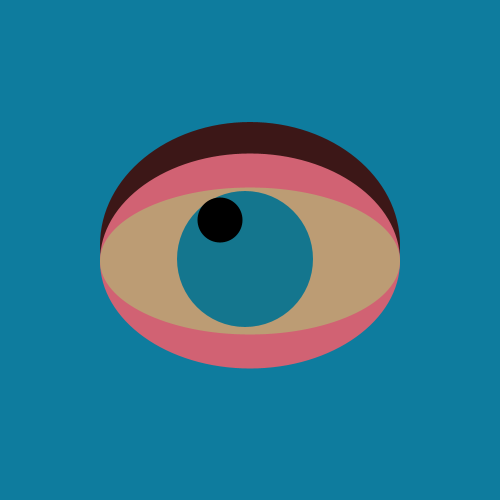
Frame 1 (no input)
Frame 60 (the mouse pressed at the canvas centre just before this capture): identical to frame 1, image omitted
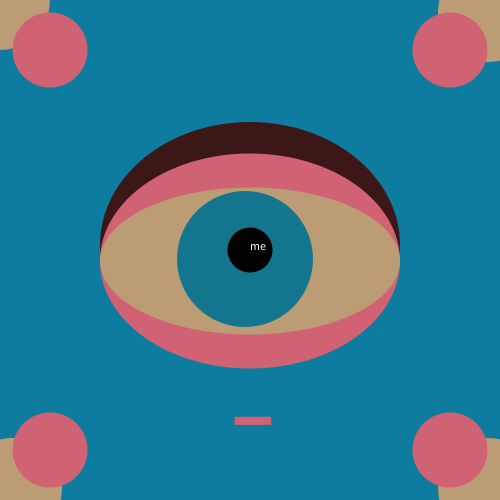
Frame 120 (the mouse held since frame 60 and released just before this capture)

The Processing sketch that drew these frames (run headless with seeded random() and noise(); from frame 60 on, the mouse is pressed at the canvas centre):

// Processing sketch: nan
// ── nan.pde
 int x = 50;
int y = 50;
color btnColor = color(255);
boolean hover = false;
boolean click = false;
void setup(){
  
size(500,500);
//background(14,124,158);
noStroke();
}

void draw() {
  background(14,124,158);
  //for (int i =0;i<10; i++){
  //rect(i*247,-21,41,20+317*i);  
//}
  
  
  fill(60,23,23);
  ellipse(width/2,245,300,246);
  
  fill(209,98,115);
  ellipse(width/2,261,300,215);
  
  fill(188,156,116);
  ellipse(width/2,261,300,147);
  
  fill(20,118,142);
  ellipse(245,259,136,136);
  
  float mx = constrain(mouseX,220,270);
  float my = constrain(mouseY,220,270);
  fill(0);//black
  ellipse(mx,my,45,45);
  //float mx = constrain(mouseX,70,230);
  //float my = constrain(mouseY,70,230);
  
  boolean cX = (mouseX>=width/2-50)&&(mouseX<=width/2+50);
  boolean cY = (mouseY>=height/2-25)&&(mouseY<=height/2+25);
  if (cX&&cY) {
    //change color
    btnColor = color(247,241, 20);
   hover = true;
   fill(255);
    text("me", mouseX, mouseY);
  } else {
    btnColor = color(255);
    hover = false;
  }
  
  
   if (hover == true&& mousePressed == true) {
    //mouse click 
    click = true;
  } else {
    click  = false;
  }
  
  if (click == true) {
    
    fill(188,156,116);
    ellipse(0, 0, 100, 100);
    ellipse(width-50/4, 50/4, 100, 100);
    ellipse(50/4, height-50/4, 100, 100);
    ellipse(width - 50/4, height-50/4, 100, 100);
    fill(209,98,115);
    ellipse(50, 50, 75, 75);
    ellipse(width-50, 50, 75, 75);
    ellipse(50, height-50, 75, 75);
    ellipse(width - 50, height-50, 75, 75);
    fill(209,98,115);
    rect(random(0,500),random(0,500),random(10,100),random(5,20));

    //fill(209,98,115);
    //rect(random(0,500),random(0,500),random(10,100),random(5,20));
}
}
